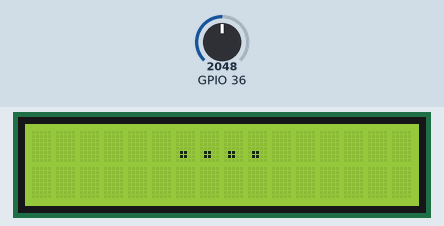
Bench run of a sketch on a simulated ESP32. Parts: 16×2 character LCD. The test bench sets the inputs (shaded band); at power-on: GPIO 36 = 2048. WiFi joins after 1.5 s; servers stay silent unless stated; random numbers use the default seed unless the sketch sets one; no MQTT or app messages arrive unless stated; what the sketch prints to the serial monitor is not drawn.

Above: at 7.5 s.
At 10.7 s:
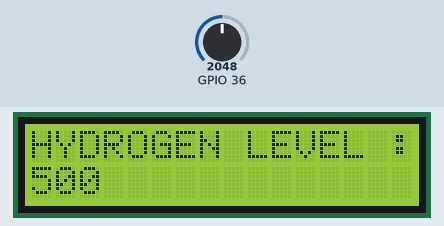
10.8 s: GPIO 36 set to 1960
At 20.5 s:
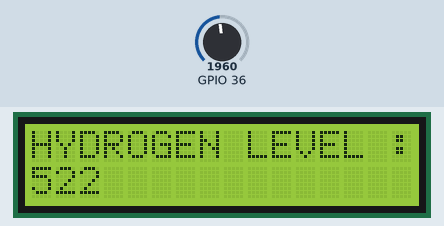
21.1 s: GPIO 36 set to 2040
At 30.1 s:
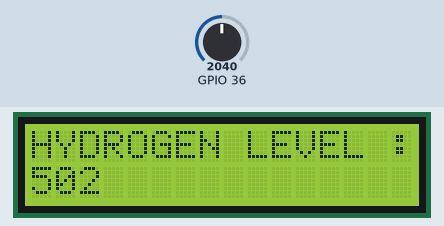
31.1 s: GPIO 36 set to 2047
At 41.0 s:
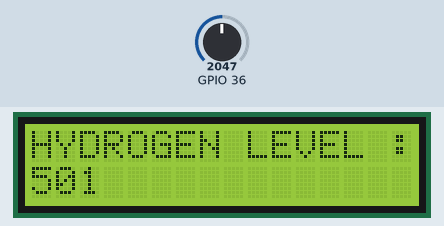
Timing chart, 0 to 42.5 s (numbered marks = the images above; inputs shaded):
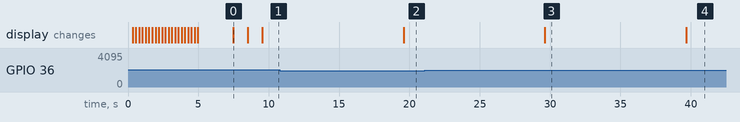

Measured:
- after the input at 10.8 s, the display: changes after 8.8 s (image 2)
- after the input at 21.1 s, the display: changes after 8.5 s (image 3)
- after the input at 31.1 s, the display: changes after 8.6 s (image 4)
- what the display in image 0 shows lasts 1.0 s, from 7.5 s to 8.5 s

The sketch:

H_Level_MQ8_MQTT.ino
```cpp
#include <LiquidCrystal_I2C.h>'
#include <PubSubClient.h>
#include <WiFi.h>

LiquidCrystal_I2C lcd(0x27, 16, 2);
const char* ssid = "";
const char* password = "";
const char* mqtt_server = "";

WiFiClient espClient;
PubSubClient client(espClient);

long lastMsg = 0;
#define MSG_BUFFER_SIZE (50)
char msg[MSG_BUFFER_SIZE];

void setup_wifi() {
  delay(10);
  Serial.println();
  Serial.print("Connecting to ");
  Serial.println(ssid);
  lcd.setCursor(0, 0);
  lcd.print("Connecting to ");
  lcd.setCursor(0, 1);
  lcd.print(ssid);
  delay(2000);

  WiFi.begin(ssid, password);
  while (WiFi.status() != WL_CONNECTED) {
    delay(500);
    Serial.print(".");
    lcd.clear();
    lcd.setCursor(6, 0);
    lcd.print("....");
  }

  Serial.println("");
  Serial.println("WiFi connected");
  Serial.println("IP address: ");
  Serial.println(WiFi.localIP());
  lcd.clear();
  lcd.setCursor(0, 0);
  lcd.print("WiFi connected");
  delay(1000);
}

void reconnect() {
  while (!client.connected()) {
    Serial.print("Attempting MQTT connection...");
    lcd.setCursor(0, 0);

    String clientId = "ESP32Client-";
    clientId += String(random(0xffff), HEX);  // ESP32 also supports random()
    if (client.connect(clientId.c_str())) {
      Serial.println("connected");
      client.publish("H2", "connected");
    } else {
      Serial.print("failed, rc=");
      Serial.print(client.state());
      Serial.println(" try again in 5 seconds");
      lcd.setCursor(0, 0);
      lcd.print("failed, rc=");
      lcd.setCursor(0, 1);
      lcd.print(client.state());
      lcd.print(" try again in 5 seconds");
      delay(5000);
    }
  }
}

void setup() {
  Serial.begin(115200);
  lcd.begin();  // Initialize LCD
  lcd.backlight();  // Turn on backlight
  for (int x = 0; x <= 20; x++) {
    lcd.setCursor(1, 0);
    lcd.scrollDisplayLeft();
    lcd.print("Welcome to temperature data logger");
    delay(200);
  }
  lcd.clear();
  setup_wifi();
  client.setServer(mqtt_server, 1883);
}

void loop() {
  int hydrogen_value = analogRead(36);  // ADC1 channel 0 (GPIO 36)
  int hydrogen_read = map(hydrogen_value, 0, 4095, 1000, 0);  // ESP32 ADC range is 0-4095
  Serial.print("HYDROGEN LEVEL : ");
  Serial.println(hydrogen_read);
  lcd.clear();
  lcd.setCursor(0, 0);
  lcd.print("HYDROGEN LEVEL : ");
  lcd.setCursor(0, 1);
  lcd.print(hydrogen_read);

  if (!client.connected()) {
    reconnect();
  }
  client.loop();

  long now = millis();
  if (now - lastMsg > 2000) {
    lastMsg = now;
    snprintf(msg, MSG_BUFFER_SIZE, "%d", hydrogen_read);
    Serial.print("Publish message: ");
    Serial.println(msg);
    client.publish("H2", msg);
  }
  delay(10000);
}
```
